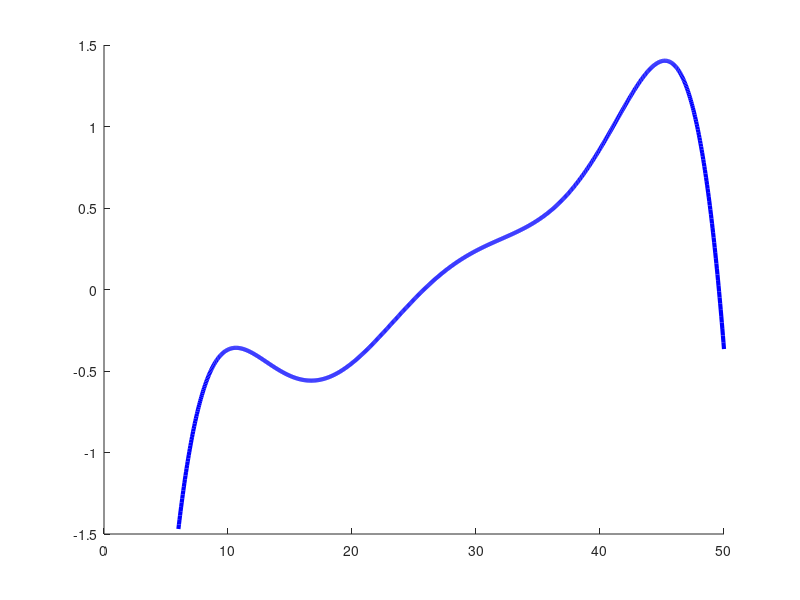

Here is the MATLAB script that generated this plot: (Note: this script raises an error after producing the figure.)
% Plot Specific heat

%  figure('Units', 'pixels', ...
%      'Position', [100 100 1300 950]);
format long;
hold all;

kelvin2eV= 8.6173427909E-05;
size = 16;

T = [6,8,10,15.5556,21.1111,26.6667,32.2222,37.7778, 43.3333, 48.8889, 50.0000];

% This should be in eV
F = [-5.5367720036E-06,-5.3664395387E-06,-0.512844407889546E-05, -0.447117367740279E-05,-0.361380780860396E-05, -0.267128480378581E-05,...
    -0.172744756761750E-05, -0.886537034572661E-06, -0.262556842537375E-06, -0.116776119913726E-07, ...
    -0.175405737363820E-08];

%T = Tinit.*kelvin2eV

%1eV = 96.4869 kJ/mol
%1eV = 96486.9 J/mol
%1eV = 96486900 mJ/mol
ev2mJmol = 96486900;

for ii = 1:11
    %F(ii) = F(ii)*(T(ii)*kelvin2eV)*pi*ev2mJmol
    F(ii) = F(ii)*ev2mJmol
end



coeff = polyfit(T,F,7)

x = linspace(T(1),T(end),1001);

Y = polyval(coeff, x);


% plot(T,F,'o','MarkerSize',5);
% hold on;
% 
% plot(x,Y,'Color','blue','LineWidth',2);

%second-order derivative
%figure
%z = polyval([20*coeff(1),12*coeff(2),6*coeff(3),2*coeff(4)], x);
z = polyval([42*coeff(1),30*coeff(2),20*coeff(3),12*coeff(4),6*coeff(5),2*coeff(6)], x);

% with background
%plot(x,-z+2.26,'Color','blue','LineWidth',2);
%plot(x,-z,'Color','blue','LineWidth',3);

coeff = polyfit(T,F,8)
z = polyval([56*coeff(1),42*coeff(2),30*coeff(3),20*coeff(4),12*coeff(5),6*coeff(6),2*coeff(7)], x);

plot(x,-z,'Color','blue','LineWidth',3);

%hold on;

%coeff = polyfit(T,F,9)
%z = polyval([72*coeff(1),56*coeff(2),42*coeff(3),30*coeff(4),20*coeff(5),12*coeff(6),6*coeff(7),2*coeff(8)], x);
% plot(x,-z+2.26,'Color','green','LineWidth',2);


%Experimental data
SpecfunID = fopen('wang2001_specific_heat.txt');
data = textscan(SpecfunID,'%f %f %f %f %f %f \n','CommentStyle','#','CollectOutput',true);
Exp1 = cell2mat(data);
fclose(SpecfunID);

SpecfunID = fopen('Bouquets2001_specific_heat.txt');
data = textscan(SpecfunID,'%f %f %f %f %f %f \n','CommentStyle','#','CollectOutput',true);
Exp2 = cell2mat(data);
fclose(SpecfunID);


%The Wang data are expressed in gram-atom (gat). 1 cole of MgB2 is 1 gram-molecule of MgB2 but
% 3 gram-atoms of MgB2

plot(Exp1(:,1),Exp1(:,2)*3,'.', 'markersize',15,'Color','black');

plot(Exp2(:,1),Exp2(:,2)-2.6,'s', 'markersize',5,'Color','red','MarkerFaceColor','red');

%plot(T3,r3,'d', 'markersize',8,'Color','black','MarkerFaceColor','black');
%hold on;
%plot(T4,r4,'*', 'markersize',8,'Color','black','MarkerFaceColor','black');
%hold on;

legend('Present work','Wang et al.','Bouqet et al.','Location','northwest'); 


x = linspace(0,55,100);
y = zeros(100,1);
plot(x,y,'--','LineWidth',2);


axis([0,55,-3,4]);

xlabel('T (K)','FontSize',size);
ylabel('\Delta C / T  (mJ/mol K^2)','FontSize',size);


ax = gca;
set(gca,'FontSize',size, 'LineWidth',3);

pos1 = get(ax,'Position');
box off
axes('Position',pos1,'xlim', [0 55], 'ylim', [-3 4], 'color', 'none',...
'YTick',[-3 -2 -1 0 1 2 3 4 ],'YTickLabel',[],'LineWidth',3,'YAxisLocation','right',...
'XTick',[10,20,30,40,50],...
'XTickLabel',[],'LineWidth',3,'XAxisLocation','top')





h=gcf
set(h, 'PaperPositionMode', 'auto');
set(h,'PaperOrientation','landscape');
set(h,'Position',[100 100 800 400]);
print(h, '-dpdf', 'MgB2_specific_heat.pdf')


